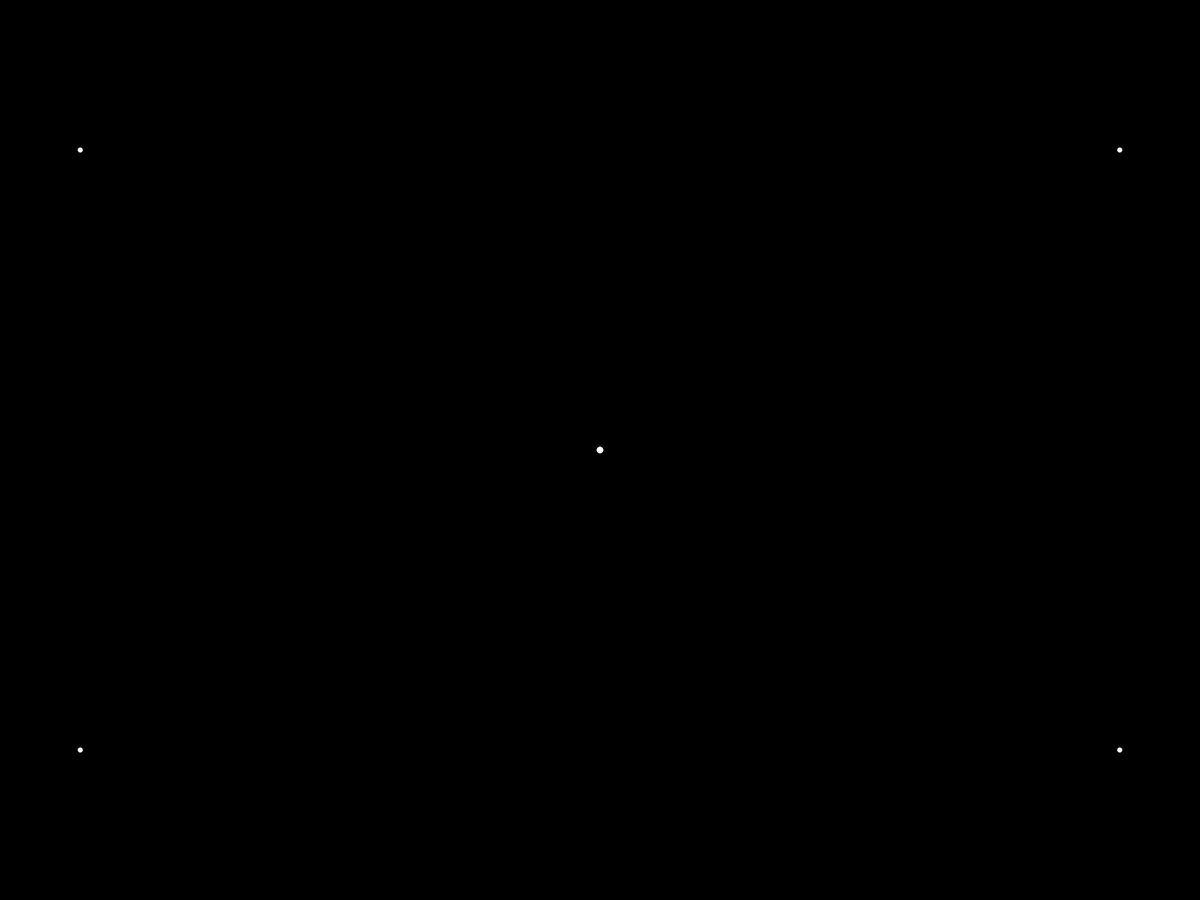
Frame 1 (no input)
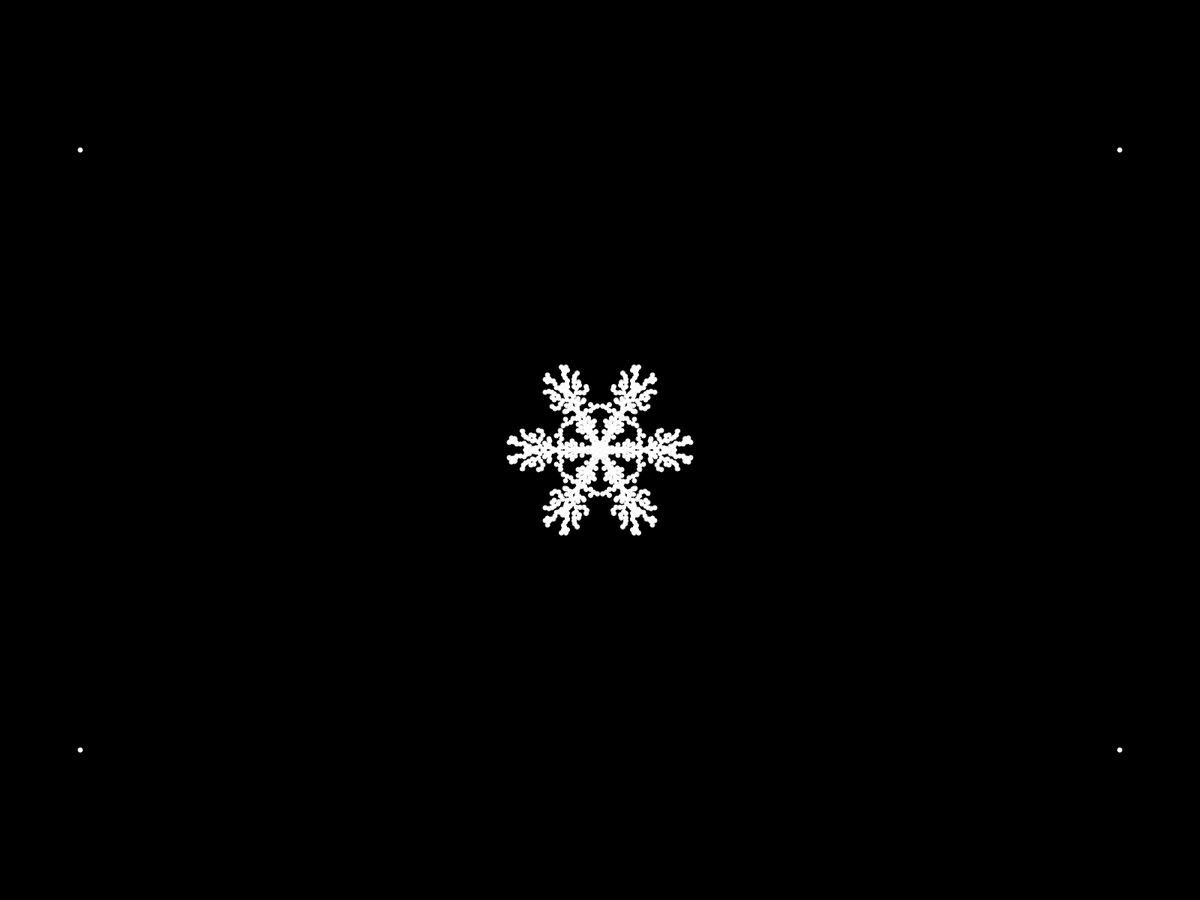
Frame 60 (the mouse pressed at the canvas centre just before this capture)
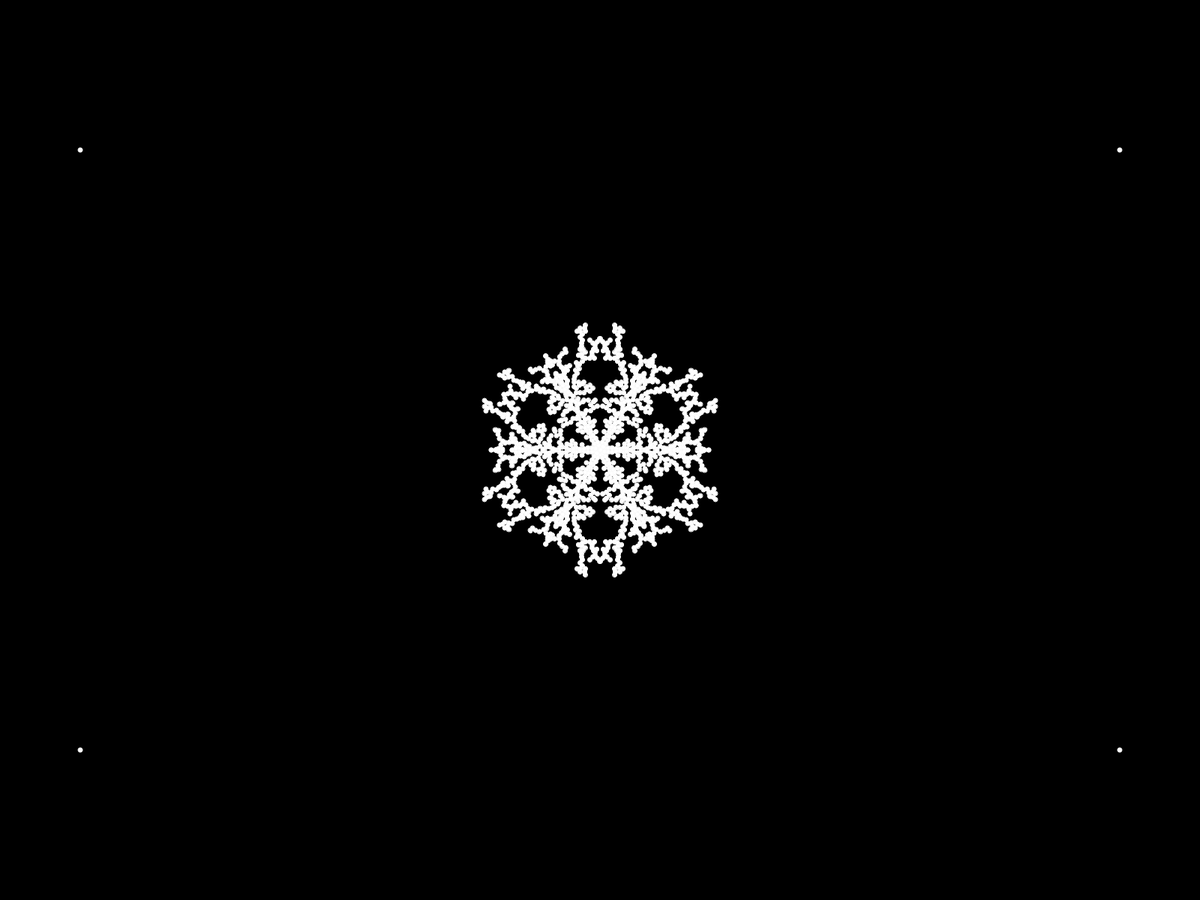
Frame 120 (the mouse held since frame 60 and released just before this capture)

The Processing sketch that drew these frames (run headless with seeded random() and noise(); from frame 60 on, the mouse is pressed at the canvas centre):

// Processing sketch: brownianTreeSnowflake
// ── brownianTreeSnowflake.pde
Particle current;
ArrayList<Particle> snowFlake;

void setup () {
  fullScreen();
  current = new Particle(width/2, random(0, 10));
  snowFlake = new ArrayList<Particle>();
}

void draw() {
  
  translate(width / 2, height / 2);
  rotate(PI/6);
  
  background(0);
  current.update();
  
  while(!current.finished() && !current.intersects(snowFlake)) {
    current.update();
   }
   snowFlake.add(current);
  current = new Particle(width / 2,0);
   
   for(int i = 0; i < 6; i++) {
     rotate(PI/3);
     current.show();
     for(Particle p : snowFlake) {
       p.show();
     }
     
     pushMatrix();
     scale(1, -1);
     for(Particle p : snowFlake) {
       p.show();
     }
     popMatrix();
   }
  
  
}

// ── Particle.pde
class Particle {
  
  PVector pos;
  float r;
  
  Particle(float x, float y) {
    pos = new PVector(x,y);
    r =  3;
  }
  
  void update() {
    pos.x -= 2;
    pos.y += random(-4, 4);
    
    float angle = pos.heading();
    angle = constrain(angle, 0, PI/6);
    
    float magnitude = pos.mag();
    pos = PVector.fromAngle(angle);
    
    pos.setMag(magnitude);
  }
  
  void show () {
    fill(255);
    stroke(250);
    ellipse(pos.x,pos.y,r*2, r*2);
  }
  
  boolean finished() {
    return (pos.x < 1);
  }
  
  boolean intersects(ArrayList<Particle> snowFlake) {
    boolean result = false;
    for(Particle s : snowFlake) {
      float d = dist(s.pos.x, s.pos.y, pos.x, pos.y);
      if(d < r*2) {
        result = true;
        break;
      }
    }
    return result;
  }
}
